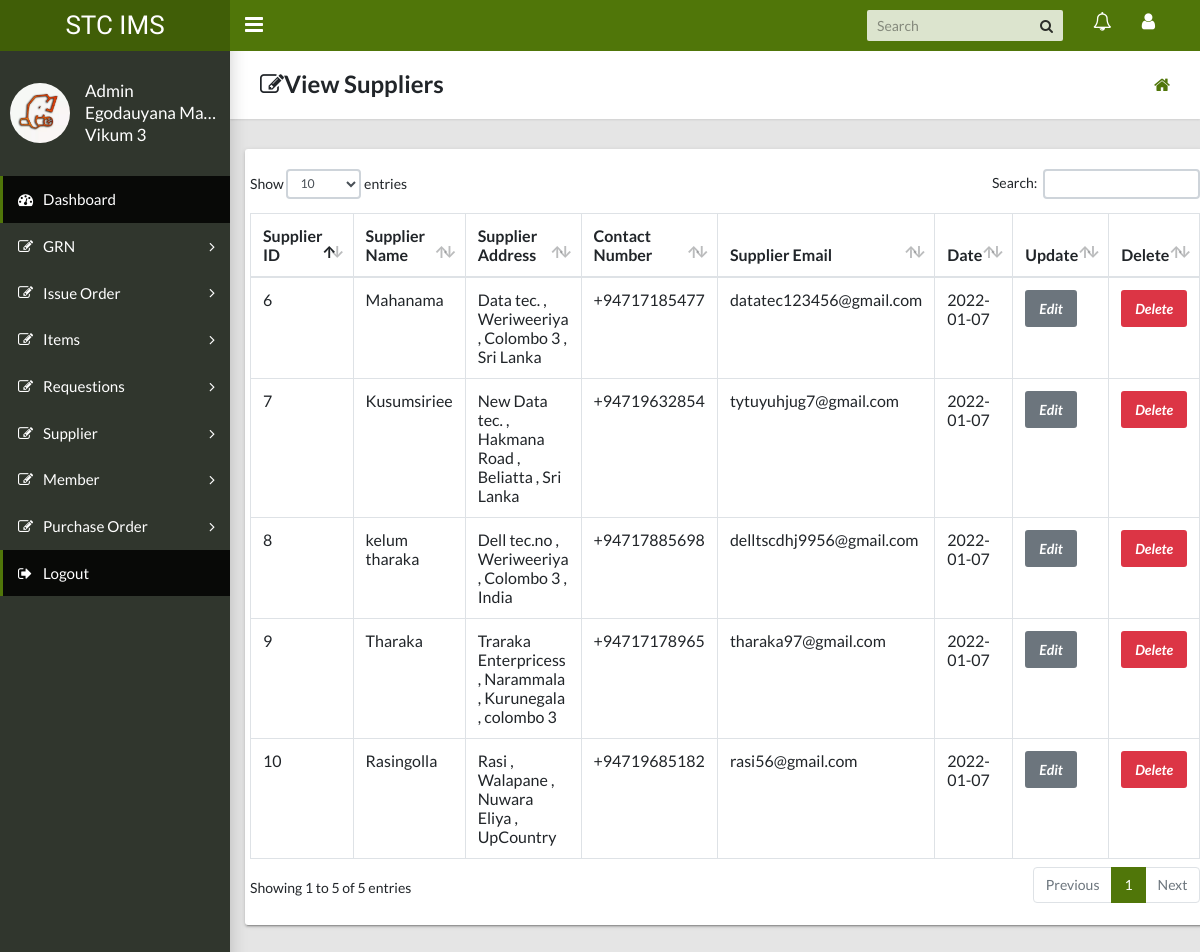
Before: /viewSupplier.php (signed in) with the older database file.
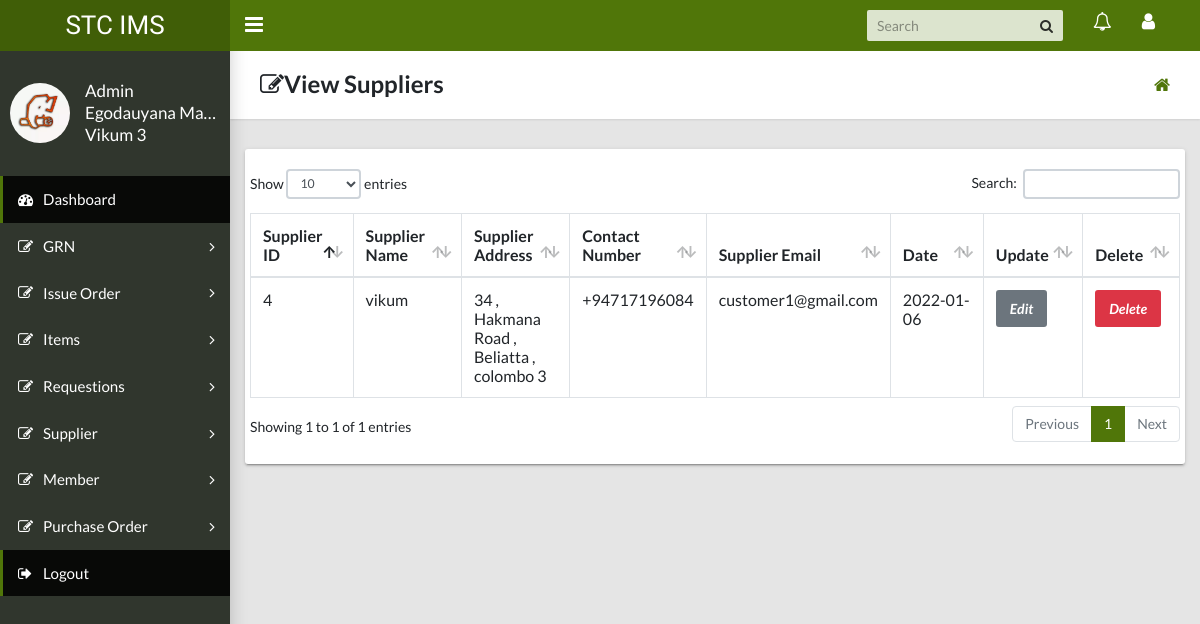
After: the same page with the newer database file.
### tables this page shows
CREATE TABLE `supplier` (
  `sup_id` int(10) NOT NULL,
  `sup_name` varchar(100) NOT NULL,
  `sup_contact` varchar(100) NOT NULL,
  `sup_address` varchar(100) NOT NULL,
  `saddress` varchar(100) NOT NULL,
  `taddress` varchar(100) NOT NULL,
  `faddress` varchar(100) NOT NULL,
  `sup_email` varchar(100) NOT NULL,
  `sdate` date NOT NULL DEFAULT current_timestamp(),
  `remark` varchar(100) NOT NULL
);

### includes/base.php (called while the page is built)
<?php
function add_module($module){
		include("modules/".$module."/index.php");
}
?>

### viewSupplier.php (called while the page is built)
<?php
include("templates/header.php");
?>
<?php add_module('viewSupplier'); ?>

### modules/viewSupplier/index.php (the view, shortened to what this page needs)
<html>
<head>
</head>
<main class="app-content">
    <div class="app-title">
        <div>
            <h1><i class="fa fa-edit"></i><b>View Suppliers</b></h1>
        </div>
        <ul class="app-breadcrumb breadcrumb side">
            <li class="breadcrumb-item"><a href="index.php"><i class="fa fa-home fa-lg"></i></a></li>
        </ul>
    </div>
    <div class="row">
        <div class="col-md-06">
            <div class="tile">
                <div class="row">
                    <div class="col-lg-06"  id="employee_table">
                            <table class="table table-hover table-bordered" id="sampleTable">
                            <thead>
                            <tr>
                            <th>Supplier ID</th>
                            <th>Supplier Name </th>
                            <th>Supplier Address</th>
                            <th>Contact Number</th>
                            <th>Supplier Email</th>
                            <th>Date</th>
                            <th>Update</th>
                            <th>Delete</th>
                            </tr>
                            </thead>
                            <?php
                        include('db_connector.php');
                            $queryl = "SELECT `sup_id`,`sup_name`,`sup_address`,`saddress`,`taddress`,`faddress`,`sup_contact`,`sup_email`,`sdate` FROM `supplier`  ";
                            $resultl = mysqli_query($con,$queryl);
                            if (mysqli_num_rows($resultl) > 0) {
                            while($row = mysqli_fetch_assoc($resultl)) {?>
                                <tr>
                                <td style="width:1%"> <?php echo $row['sup_id'];?> </td>
                                <td> <?php echo $row["sup_name"];?> </td>
                                <td> <?php echo $row["sup_address"];?> , <?php echo $row["saddress"];?> , <?php echo $row["taddress"];?> , <?php echo $row["faddress"];?> </td>
                                <td> <?php echo $row["sup_contact"];?> </td>
                                <td> <?php echo $row["sup_email"];?> </td>
                                <td style="width:10%"> <?php echo $row["sdate"];?> </td>
                                <td>
                                <a href="updateSupplier.php?sup_id=<?php echo $row['sup_id']?>" class="btn btn-secondary">
                                <i class="fas fa-marker">Edit</i>
                                </a>
                                </td>
                                <td>
                                <a href="deleteSupplier.php?sup_id=<?php echo $row['sup_id']?>" class="btn btn-danger">
                                <i class="far fa-trash-alt">Delete</i>
                                </a>
                                </td>
                                </tr>
                                <?php }
                                } ?>
                                </table>
                    </div>
                </div>
            </div>
        </div>
    </div>
</main>
</body>
</html>

Changed rows visible on the page:
removed supplier: sup_id "6", sup_name "Mahanama", sup_address "Data tec.", saddress "Weriweeriya", taddress "Colombo 3", faddress "Sri Lanka", sup_contact "+94717185477", sup_email "datatec123456@gmail.com", sdate "2022-01-07"
removed supplier: sup_id "7", sup_name "Kusumsiriee", sup_address "New Data tec.", saddress "Hakmana Road", taddress "Beliatta", faddress "Sri Lanka", sup_contact "+94719632854", sup_email "tytuyuhjug7@gmail.com", sdate "2022-01-07"
removed supplier: sup_id "8", sup_name "kelum tharaka", sup_address "Dell tec.no", saddress "Weriweeriya", taddress "Colombo 3", faddress "India", sup_contact "+94717885698", sup_email "delltscdhj9956@gmail.com", sdate "2022-01-07"
removed supplier: sup_id "9", sup_name "Tharaka", sup_address "Traraka Enterpricess", saddress "Narammala", taddress "Kurunegala", faddress "colombo 3", sup_contact "+94717178965", sup_email "tharaka97@gmail.com", sdate "2022-01-07"
removed supplier: sup_id "10", sup_name "Rasingolla", sup_address "Rasi", saddress "Walapane", taddress "Nuwara Eliya", faddress "UpCountry", sup_contact "+94719685182", sup_email "rasi56@gmail.com", sdate "2022-01-07"
added supplier: sup_id "4", sup_name "vikum", sup_address "34", saddress "Hakmana Road", taddress "Beliatta", faddress "colombo 3", sup_contact "+94717196084", sup_email "customer1@gmail.com", sdate "2022-01-06"
Other visible differences:
text written by a page script: "Show entries Search: Showing 1 to 5 of 5 entries Previous 1 Next" → "Show entries Search: Showing 1 to 1 of 1 entries Previous 1 Next"
